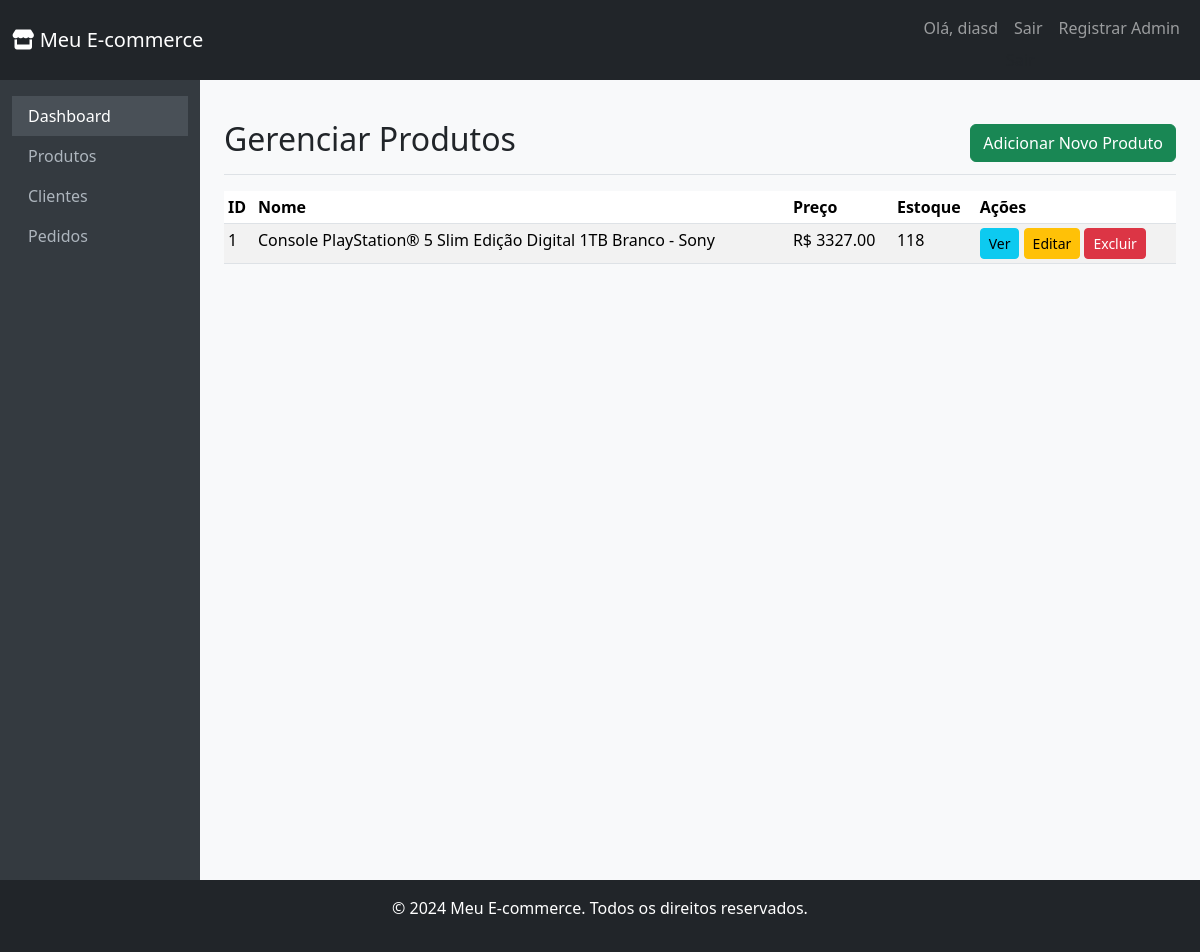
Page /produtos/admin/ (signed in) on the committed database.
### app/models.py (models this page shows, shortened)
class Produto(models.Model):
    nome = models.CharField(max_length=200)
    descricao = models.TextField()
    preco = models.DecimalField(max_digits=10, decimal_places=2)
    estoque = models.IntegerField()
    imagem = models.ImageField(upload_to='produtos/', blank=True, null=True)

### app/views.py (the view)
# urls.py: path('produtos/admin/', views.listar_produtos_admin, name='listar_produtos_admin'),
@login_required
@user_passes_test(is_superuser, login_url='/accounts/login/')
def listar_produtos_admin(request):
    produtos = Produto.objects.all()
    return render(request, 'loja/produtos_admin.html', {'produtos': produtos})

### app/views.py (called while the page is built)
def is_superuser(user):
    return user.is_superuser

### app/templates/loja/produtos_admin.html (shortened to what this page needs)
{% extends 'base.html' %}
{% block content %}
    <div class="d-flex justify-content-between flex-wrap flex-md-nowrap align-items-center pt-3 pb-2 mb-3 border-bottom">
        <h1 class="h2">Gerenciar Produtos</h1>
        <div class="btn-toolbar mb-2 mb-md-0">
            <a href="{% url 'criar_produto' %}" class="btn btn-success">Adicionar Novo Produto</a>
        </div>
    </div>
    {% if produtos %}
        <div class="table-responsive">
            <table class="table table-striped table-sm">
                <thead>
                    <tr>
                        <th>ID</th>
                        <th>Nome</th>
                        <th>Preço</th>
                        <th>Estoque</th>
                        <th>Ações</th>
                    </tr>
                </thead>
                <tbody>
                    {% for produto in produtos %}
                        <tr>
                            <td>{{ produto.pk }}</td>
                            <td>{{ produto.nome }}</td>
                            <td>R$ {{ produto.preco|floatformat:2 }}</td>
                            <td>{{ produto.estoque }}</td>
                            <td>
                                <a href="{% url 'detalhar_produto' pk=produto.pk %}" class="btn btn-info btn-sm">Ver</a>
                                <a href="{% url 'editar_produto' pk=produto.pk %}" class="btn btn-warning btn-sm">Editar</a>
                                <a href="{% url 'excluir_produto' pk=produto.pk %}" class="btn btn-danger btn-sm">Excluir</a>
                            </td>
                        </tr>
                    {% endfor %}
                </tbody>
            </table>
        </div>
    {% else %}
        <div class="alert alert-info" role="alert">
            Nenhum produto cadastrado.
        </div>
    {% endif %}
{% endblock %}

### app/templates/base.html (shortened to what this page needs)
{% load static %}
<!DOCTYPE html>
<html lang="pt-br">
<head>
    <link href="https://cdn.jsdelivr.net/npm/bootstrap@5.3.3/dist/css/bootstrap.min.css" rel="stylesheet" xintegrity="sha384-QWTKZyjpPEjISv5WaRU9OFeRpok6YctnYmDr5pNlyT2bRjXh0JMhjY6hW+ALEwIH">
</head>
<body>
    <header class="navbar navbar-expand-lg navbar-dark bg-dark">
        <div class="container-fluid">
            <a class="navbar-brand" href="{% url 'home' %}">
                <i class="fas fa-store"></i> Meu E-commerce
            </a>
            <div class="collapse navbar-collapse" id="navbarNav">
                <ul class="navbar-nav ms-auto">
                    {% if user.is_authenticated %}
                        <li class="nav-item">
                            <a class="nav-link" href="#">Olá, {{ user.username }}</a>
                        </li>
                        <li class="nav-item logout">
                            <a class="nav-link" href="{% url 'logout' %}">Sair</a>
                            <form action="{% url 'logout' %}" method="post" style="display: inline;">
                                <button type="submit" class="dropdown-item" style="background: none; border: none; padding: 0; margin: 0; color: inherit; cursor: pointer;">
                                </button>
                            </form>
                        </li>
                        {% if user.is_superuser %}
                            <li class="nav-item">
                                <a class="nav-link" href="{% url 'registro_admin' %}">Registrar Admin</a>
                            </li>
                        {% endif %}
                    {% else %}
                        <li class="nav-item">
                            <a class="nav-link" href="{% url 'login' %}">Login</a>
                        </li>
                    {% endif %}
                </ul>
            </div>
        </div>
    </header>
    <div class="container-fluid">
        <div class="row">
            <nav id="sidebar" class="col-md-3 col-lg-2 d-md-block sidebar">
                <div class="position-sticky pt-3">
                    <ul class="nav flex-column">
                        <li class="nav-item">
                            <a class="nav-link active" aria-current="page" href="{% url 'home' %}">
                                Dashboard
                            </a>
                        </li>
                        <li class="nav-item">
                            {% if user.is_superuser %}
                                <a class="nav-link" href="{% url 'listar_produtos_admin' %}">
                                    Produtos
                                </a>
                            {% else %}
                                <a class="nav-link" href="{% url 'listar_produtos_cliente' %}">
                                    Produtos
                                </a>
                            {% endif %}
                        </li>
                        <li class="nav-item">
                            <a class="nav-link" href="{% url 'listar_clientes' %}">
                                Clientes
                            </a>
                        </li>
                        <li class="nav-item">
                            <a class="nav-link" href="{% url 'listar_todos_pedidos' %}">
                                Pedidos
                            </a>
                        </li>
                    </ul>
                </div>
            </nav>
            <main class="col-md-9 ms-sm-auto col-lg-10 px-md-4 py-4">
                {% block content %}{% endblock %}
            </main>
        </div>
    </div>
    <footer class="bg-dark text-white text-center py-3">
        <div class="container-fluid">
            <p>&copy; 2024 Meu E-commerce. Todos os direitos reservados.</p>
        </div>
    </footer>
</body>
</html>

### app/templates/base.html (style rules this page uses)
body { background-color: #f8f9fa; }
.sidebar { background-color: #343a40; color: #fff; min-height: 100vh; }
.sidebar .nav-link { color: #adb5bd; }
.sidebar .nav-link.active { color: #fff; background-color: #495057; }

### rows in the picture
Produto: pk "1", nome "Console PlayStation® 5 Slim Edição Digital 1TB Branco - Sony", preco "3327.00", estoque "118"

### other values in the picture
{{ user.username }} "diasd"
